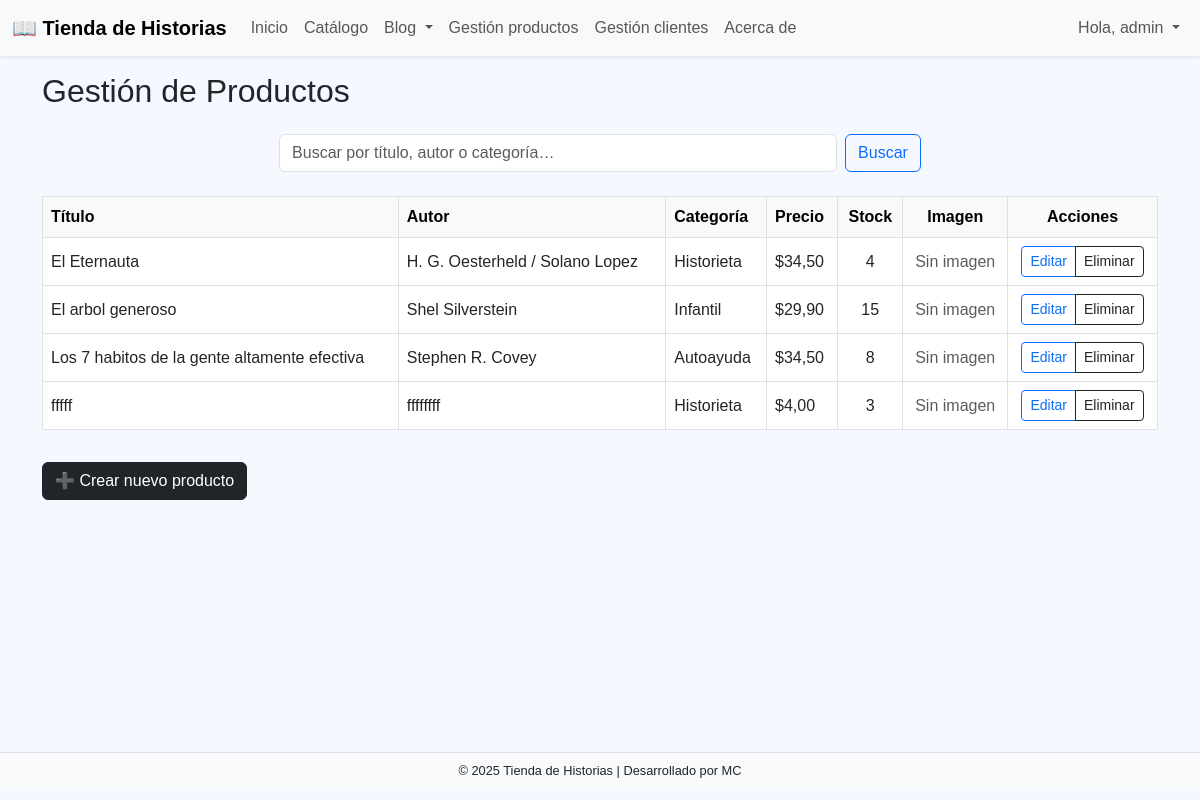
/productos/list/ (signed in), run on the app's committed database.
### product/models.py (models this page shows, shortened)
class Product(models.Model):
    title = models.CharField(max_length=200)
    author = models.CharField(max_length=100)
    description = models.TextField()
    price = models.DecimalField(max_digits=8, decimal_places=2)
    stock = models.PositiveIntegerField()
    category = models.ForeignKey(Category, on_delete=models.SET_NULL, null=True)
    image = models.ImageField(upload_to='product_images/', blank=True, null=True)
    created_at = models.DateTimeField(auto_now_add=True)

class Category(models.Model):
    name = models.CharField(max_length=100, unique=True)
    class Meta:
        ordering = ["name"]
        verbose_name = "Category"
        verbose_name_plural = "Categories"
    def __str__(self):
        return self.name

### product/views.py (the view)
# urls.py: path("list/",   ProductListView.as_view(),   name="product_list"),
class ProductListView(LoginRequiredMixin, StaffRequiredMixin, ListView):
    model = Product
    template_name = "product/product_list.html"
    context_object_name = "products"
    ordering = ["title"]
    def get_queryset(self):
        query = self.request.GET.get("search", "").strip()
        qs = super().get_queryset()
        if query:
            qs = qs.filter(
                Q(title__icontains=query) |
                Q(author__icontains=query) |
                Q(category__name__icontains=query)
            )
        return qs
    def get_context_data(self, **kwargs):
        ctx = super().get_context_data(**kwargs)
        ctx["search"] = self.request.GET.get("search", "").strip()
        return ctx

### core/view_mixins.py (called while the page is built)
    def test_func(self):
        return self.request.user.is_staff

### product/templates/product/product_list.html (shortened to what this page needs)
{% extends 'core/base.html' %}
{% load static %}
{% block content %}
<div class="container mt-3">
  <h2 class="mb-4">Gestión de Productos</h2>
  <form method="get" class="d-flex justify-content-center mb-4">
    <input
      type="text"
      name="search"
      class="form-control w-50 me-2"
      placeholder="Buscar por título, autor o categoría…"
      value="{{ search|default:'' }}"
    >
    <button class="btn btn-outline-primary" type="submit">Buscar</button>
  </form>
  {% if products %}
    <table class="table table-hover table-bordered align-middle">
      <thead class="table-light">
        <tr>
          <th>Título</th>
          <th>Autor</th>
          <th>Categoría</th>
          <th>Precio</th>
          <th class="text-center">Stock</th>
          <th class="text-center">Imagen</th>
          <th class="text-center">Acciones</th>
        </tr>
      </thead>
      <tbody>
        {% for product in products %}
          <tr>
            <td>{{ product.title }}</td>
            <td>{{ product.author }}</td>
            <td>{{ product.category }}</td>
            <td>${{ product.price }}</td>
            <td class="text-center">{{ product.stock }}</td>
            <td class="text-center">
              {% if product.image %}
                <img src="{{ product.image.url }}" alt="{{ product.title }}" width="60">
              {% else %}
                <span class="text-muted">Sin imagen</span>
              {% endif %}
            </td>
            <td class="text-center">
              <div class="btn-group" role="group">
                <a href="{% url 'product:product_edit' product.id %}"
                   class="btn btn-sm btn-outline-primary">Editar</a>
                <a href="{% url 'product:product_delete' product.id %}"
                   class="btn btn-sm btn-outline-dark">Eliminar</a>
              </div>
            </td>
          </tr>
        {% endfor %}
      </tbody>
    </table>
  {% else %}
    <p class="text-center">No hay productos cargados.</p>
  {% endif %}
  <a href="{% url 'product:product_create' %}" class="btn btn-dark mt-3">
    ➕ Crear nuevo producto
  </a>
</div>
{% endblock %}

### core/templates/core/base.html (shortened to what this page needs)
<!DOCTYPE html>
<html lang="es">
<head>
  {% load static %}
  <link href="https://cdn.jsdelivr.net/npm/bootstrap@5.3.0/dist/css/bootstrap.min.css" rel="stylesheet">
</head>
<body>
  <nav class="navbar navbar-expand-lg navbar-light bg-light shadow-sm">
    <div class="container-fluid">
      <a class="navbar-brand" href="{% url 'core:home' %}">📖 Tienda de Historias</a>
      <div class="collapse navbar-collapse" id="navbarContent">
        <ul class="navbar-nav me-auto mb-2 mb-lg-0">
          <li class="nav-item">
            <a class="nav-link" href="{% url 'core:home' %}">Inicio</a>
          </li>
          <li class="nav-item">
            <a class="nav-link" href="{% url 'product:catalog_view' %}">Catálogo</a>
          </li>
          <li class="nav-item dropdown">
            <a class="nav-link dropdown-toggle" href="#" id="blogDropdown" role="button" data-bs-toggle="dropdown">
              Blog
            </a>
          </li>
          {% if user.is_authenticated and user.is_staff %}
            <li class="nav-item"><a class="nav-link" href="{% url 'product:product_list' %}">Gestión productos</a></li>
            <li class="nav-item"><a class="nav-link" href="{% url 'client:client_list' %}">Gestión clientes</a></li>
          {% endif %}
          <li class="nav-item">
            <a class="nav-link" href="{% url 'core:about' %}">Acerca de</a>
          </li>
        </ul>
        <ul class="navbar-nav mb-2 mb-lg-0">
          {% if user.is_authenticated %}
            <li class="nav-item dropdown">
              <a class="nav-link dropdown-toggle" href="#" id="userDropdown" role="button" data-bs-toggle="dropdown">
                Hola, {{ user.get_full_name|default:user.username }}
              </a>
            </li>
          {% else %}
            <li class="nav-item">
              <a class="nav-link" href="{% url 'login' %}">Login</a>
            </li>
          {% endif %}
        </ul>
      </div>
    </div>
  </nav>
  <main class="container-fluid px-0" style="min-height:85vh;">
    {% block content %}{% endblock %}
  </main>
  <footer class="text-center py-2" style="font-size:.8rem; background-color:#f8f9fa; border-top:1px solid #dee2e6;">
    <p class="mb-0">© 2025 Tienda de Historias | Desarrollado por MC</p>
  </footer>
</body>
</html>

### core/templates/core/base.html (style rules this page uses)
body { font-family: Arial, Helvetica, sans-serif; background-color:#f5f8ff; color:#212529; }
.navbar-brand { font-weight:bold; }

### data on the page
Product: title "El Eternauta", author "H. G. Oesterheld / Solano Lopez", category "Historieta", price "34,50", stock "4", image "Sin imagen"
Product: title "El arbol generoso", author "Shel Silverstein", category "Infantil", price "29,90", stock "15", image "Sin imagen"
Product: title "Los 7 habitos de la gente altamente efectiva", author "Stephen R. Covey", category "Autoayuda", price "34,50", stock "8", image "Sin imagen"
Product: title "fffff", author "ffffffff", category "Historieta", price "4,00", stock "3", image "Sin imagen"

### other printed values
{{ user.get_full_name|default:user.username }} "admin"
